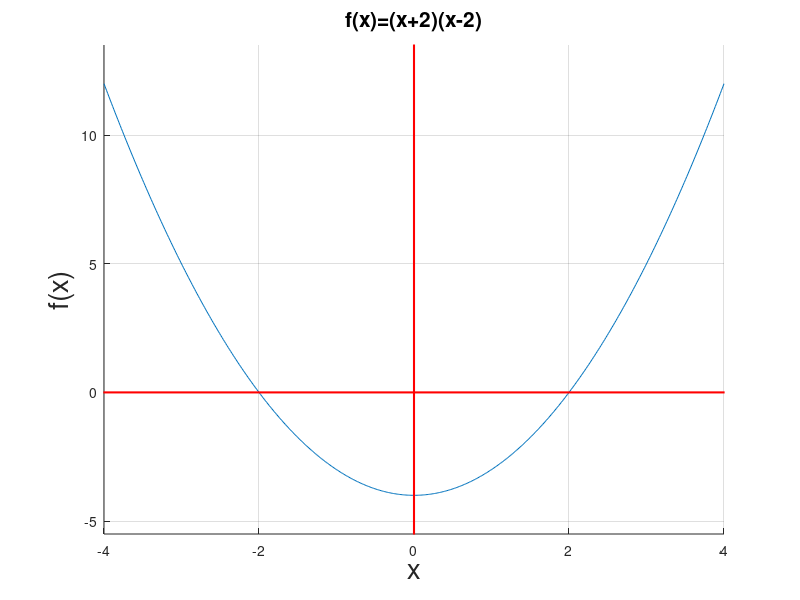

Reproduce this figure in MATLAB.
% Octave Script
% Title			    :FUNCIONES ALGEBRAICAS: POLINOMIALES Y RACIONALES
% Description		:DETERMINAR FUNCIONES
% Author		    :ANGEL JESUS SANTIAGO HERNANDEZ
% Date		    	:19/11/2021
% Version		    :1
% Usage			    :DRAKJESUS
%Notes:        Se necesita el programa Octave, usar su linea de comando
%              https://octaveintro.readthedocs.io/en/latest/index.html
 
clear 
p=[1 0 -4]
roots(p)
disp('Las raices son: -2 y 2');
disp('La funcion es polinomial');
disp('Los puntos donde f(x)=0 son: (-2,0) y (2,0)');
hold on;
grid on;
  ezplot('x^2-4',[-4 4])
  a=[-100 100];
  b=a-a;
  plot (a,b,'r','linewidth',1.5)
  plot (b,a,'r','linewidth',1.5)
hold off;
title("f(x)=(x+2)(x-2)",'FontSize',15);
xlabel("x",'FontSize',20);
ylabel("f(x)",'FontSize',20);